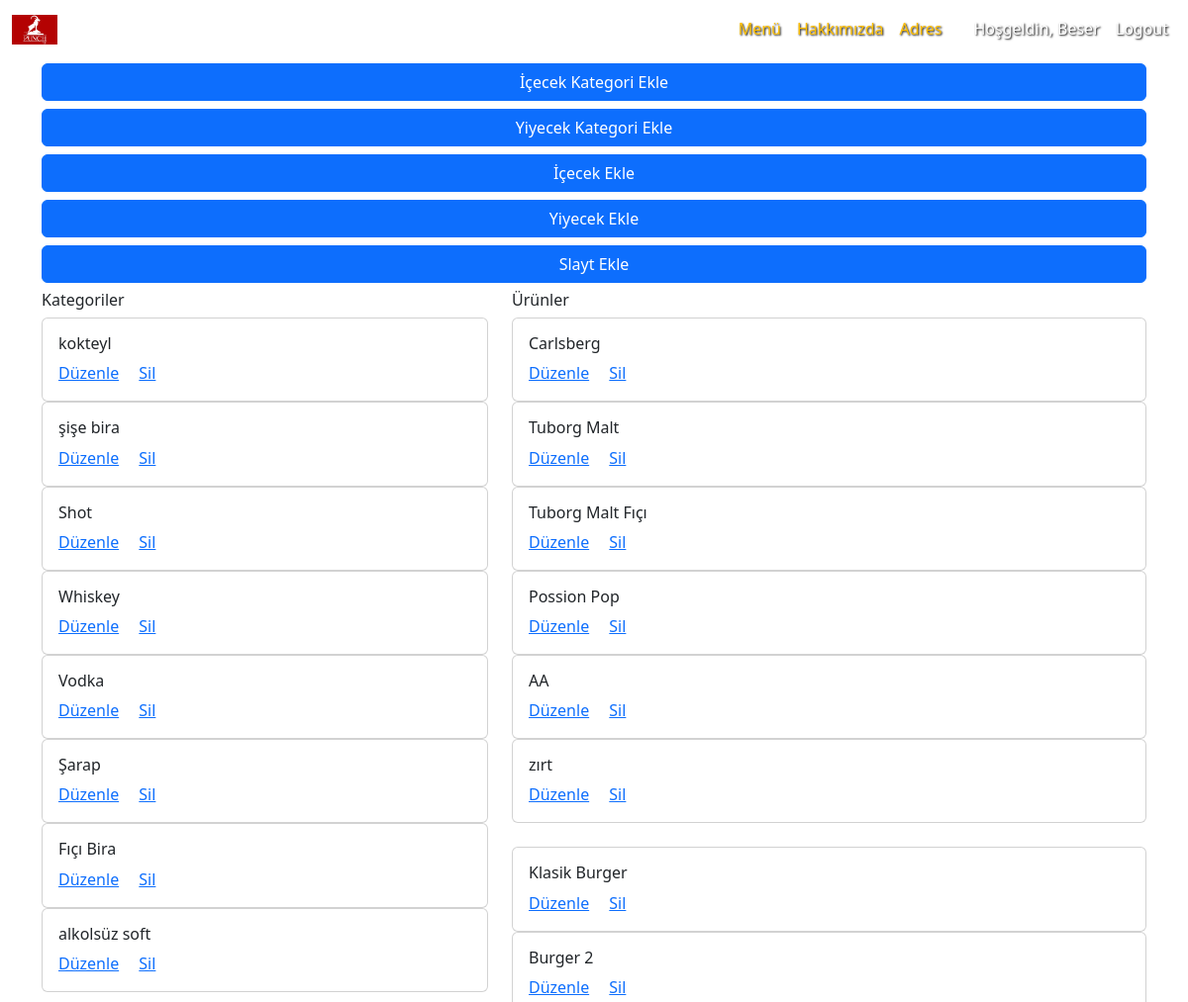
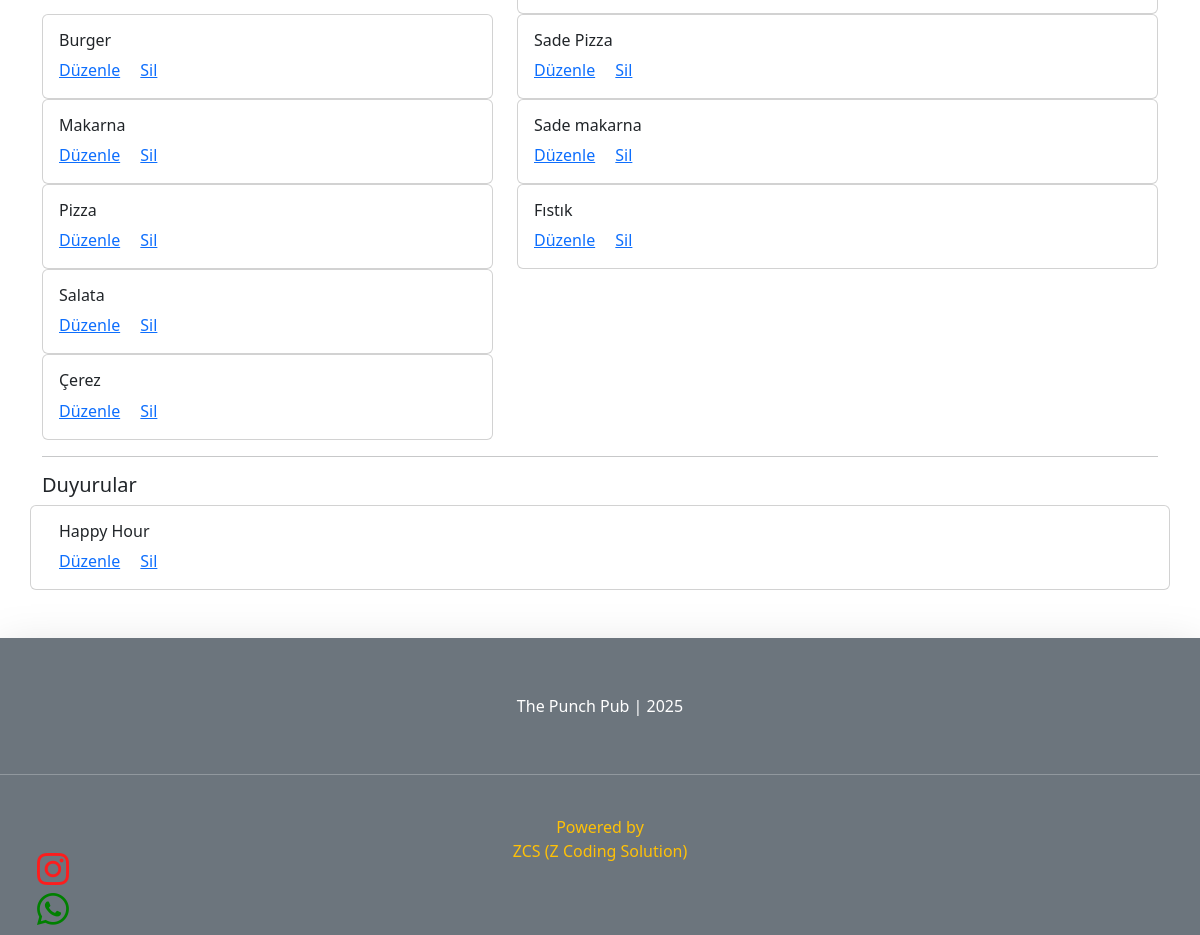
Page /user/beser (signed in) on the committed database (2 pictures, top to bottom).
### beverages/models.py (models this page shows, shortened)
class BeveragesCategories(models.Model):
    name = models.CharField(max_length=50)
    slug = models.SlugField(default="", null=False, unique=True,  db_index=True)

class Beverages(models.Model):
    title = models.CharField(max_length=100)
    description = models.TextField()
    image = models.ImageField(upload_to="image", default="", blank=True)
    price = models.CharField(max_length=50)
    isActive = models.BooleanField(default=False)
    isHome = models.BooleanField(default=False)
    slug = models.SlugField(default="", blank=True, null=False, unique=True, db_index=True)
    categories = models.ManyToManyField(BeveragesCategories)

### brunch/models.py (models this page shows, shortened)
class BrunchCategories(models.Model):
    name = models.CharField(max_length=50)
    slug = models.SlugField(default="", null=False, unique=True,  db_index=True)

class Brunch(models.Model):
    title = models.CharField(max_length=100)
    description = models.TextField()
    image = models.ImageField(upload_to="image", blank=True)
    price = models.CharField(max_length=50)
    isActive = models.BooleanField(default=False)
    isHome = models.BooleanField(default=False)
    slug = models.SlugField(default="", blank=True, null=False, unique=True, db_index=True)
    categories = models.ManyToManyField(BrunchCategories)

### pages/models.py (models this page shows, shortened)
class Slider(models.Model):
    title = models.CharField(max_length=100)
    description = models.TextField()
    image = models.ImageField(upload_to="drive")
    is_active = models.BooleanField(default=False)

### pages/views.py (the view)
# urls.py: path('user/<username>', views.user_index, name='user_index'),
@login_required()
def user_index(request, username):
    beverages_categories = BeveragesCategories.objects.all()
    brunch_categories = BrunchCategories.objects.all()
    beverages = Beverages.objects.all()
    brunch = Brunch.objects.all()
    slider = Slider.objects.all()
    return render(request, "pages/user_index.html", {
        "username": username,
        "brunch_categories": brunch_categories,
        "beverages_categories": beverages_categories,
        "beverages": beverages,
        "brunch": brunch,
        "slider": slider,
    })

### pages/templates/pages/user_index.html (shortened to what this page needs)
{% extends "layout.html" %}
{% load static %}
{% block css_files %}
<link rel="stylesheet" href="{% static 'pages/css/style.css' %}">
{% endblock %}
{% block content %}
<div class="container mt-5">
    <div class="row mt-5">
        {% include "pages/partials/_buttons.html" %}
    </div>
    <div class="row">
        <div class="col-5">
            {% include "pages/partials/_categories-list.html" %}
        </div>
        <div class="col-7">
            {% include "pages/partials/_products-list.html" %}
        </div>
    </div>
    <hr>
    <div class="row mt-3">
        {% include "pages/partials/_slides-list.html" %}
    </div>
</div>
{% endblock content %}

### templates/partials/_navbar.html (shortened to what this page needs)
{% load static %}
{% block css_files %}
    <link rel="stylesheet" href="{% static 'pages/css/style.css' %}">
{% endblock %}
<nav class="navbar navbar-expand-lg {% if products %}sticky-top {% else %}fixed-top {% endif %}" style="background-color: transparent">
  <div class="container-fluid">
    <a class="navbar-brand mt-2 mt-lg-0" href="/">
      <img src="{% static "/img/punchLogo.png" %}" height="30" alt="MDB Logo" loading="lazy"/>
    </a>
    <div class="offcanvas offcanvas-bottom" tabindex="-1" id="offcanvasNavbar" aria-labelledby="offcanvasNavbarLabel">
      <div class="offcanvas-body" style="color: white; text-shadow: 1px 1px 2px #000000;">
        <ul class="navbar-nav justify-content-end flex-grow-1 pe-3">
          <li class="nav-item">
            <a class="nav-link text-warning active" aria-current="page" href="{% url "pages_menu" %}">Menü</a>
          </li>
          <li class="nav-item">
            <a class="nav-link text-warning " href="#">Hakkımızda</a>
          </li>
          <li class="nav-item">
            <a class="nav-link text-warning " href="#">Adres</a>
          </li>
        </ul>
        <ul class="navbar-nav me-0">
          {% if user.is_authenticated %}
            <li class="nav-item">
              <a href="{% url "user_index" user.username|lower %}" class="nav-link text-white">Hoşgeldin, {{ user.username|title }}</a>
            </li>
            <li class="nav-item">
                <a href="{% url "user_logout" %}" class="nav-link text-white">Logout</a>
            </li>
          {% endif %}
        </ul>
      </div>
    </div>
  </div>
</nav>

### pages/templates/pages/partials/_categories-list.html
<h6>Kategoriler</h6>
{% for category in beverages_categories %}
    <div class="card">
        <div class="card-body">
            <h6 class="card-title">{{ category.name }}</h6>
            <a href="{% url 'edit_beverageCategories' category.slug %}" class="card-link">Düzenle</a>
            <a href="{% url "delete_beverageCategories" category.slug %}" class="card-link">Sil</a>
        </div>
    </div>
{% endfor %}
<br>
{% for category in brunch_categories %}
    <div class="card">
        <div class="card-body">
            <h6 class="card-title">{{ category.name }}</h6>
            <a href="{% url 'edit_brunchCategories' category.slug %}" class="card-link">Düzenle</a>
            <a href="{% url "delete_brunchCategories" category.slug %}" class="card-link">Sil</a>
        </div>
    </div>
{% endfor %}

### pages/templates/pages/partials/_products-list.html
<h6>Ürünler</h6>
{% for product in beverages %}
    <div class="card">
        <div class="card-body">
            <h6 class="card-title">{{ product.title }}</h6>
            <a href="{% url 'edit_beverages' product.slug %}" class="card-link">Düzenle</a>
            <a href="{% url "delete_beverages" product.slug %}" class="card-link">Sil</a>
        </div>
    </div>
{% endfor %}
<br>
{% for product in brunch %}
    <div class="card">
        <div class="card-body">
            <h6 class="card-title">{{ product.title }}</h6>
            <a href="{% url 'edit_brunch' product.slug %}" class="card-link">Düzenle</a>
            <a href="{% url "delete_brunch" product.slug %}" class="card-link">Sil</a>
        </div>
    </div>
{% endfor %}

### pages/templates/pages/partials/_slides-list.html
<h5>Duyurular</h5>
{% for slide in slider %}
    <div class="card">
        <div class="card-body">
            <h6 class="card-title">{{ slide.title }}</h6>
            <a href="{% url "edit_slider" slide.id %}" class="card-link">Düzenle</a>
            <a href="{% url "delete_slider" slide.id %}" class="card-link">Sil</a>
        </div>
    </div>
{% endfor %}

### rows in the picture
BeveragesCategories: name "kokteyl"
BeveragesCategories: name "şişe bira"
BeveragesCategories: name "Shot"
BeveragesCategories: name "Whiskey"
BeveragesCategories: name "Vodka"
BeveragesCategories: name "Şarap"
BeveragesCategories: name "Fıçı Bira"
BeveragesCategories: name "alkolsüz soft"
BrunchCategories: name "Burger"
BrunchCategories: name "Makarna"
BrunchCategories: name "Pizza"
BrunchCategories: name "Salata"
BrunchCategories: name "Çerez"
Beverages: title "Carlsberg"
Beverages: title "Tuborg Malt"
Beverages: title "Tuborg Malt Fıçı"
Beverages: title "Possion Pop"
Beverages: title "AA"
Beverages: title "zırt"
Brunch: title "Klasik Burger"
Brunch: title "Burger 2"
Brunch: title "Sade Pizza"
Brunch: title "Sade makarna"
Brunch: title "Fıstık"
Slider: title "Happy Hour"

### other values in the picture
{{ user.username|title }} "Beser"
